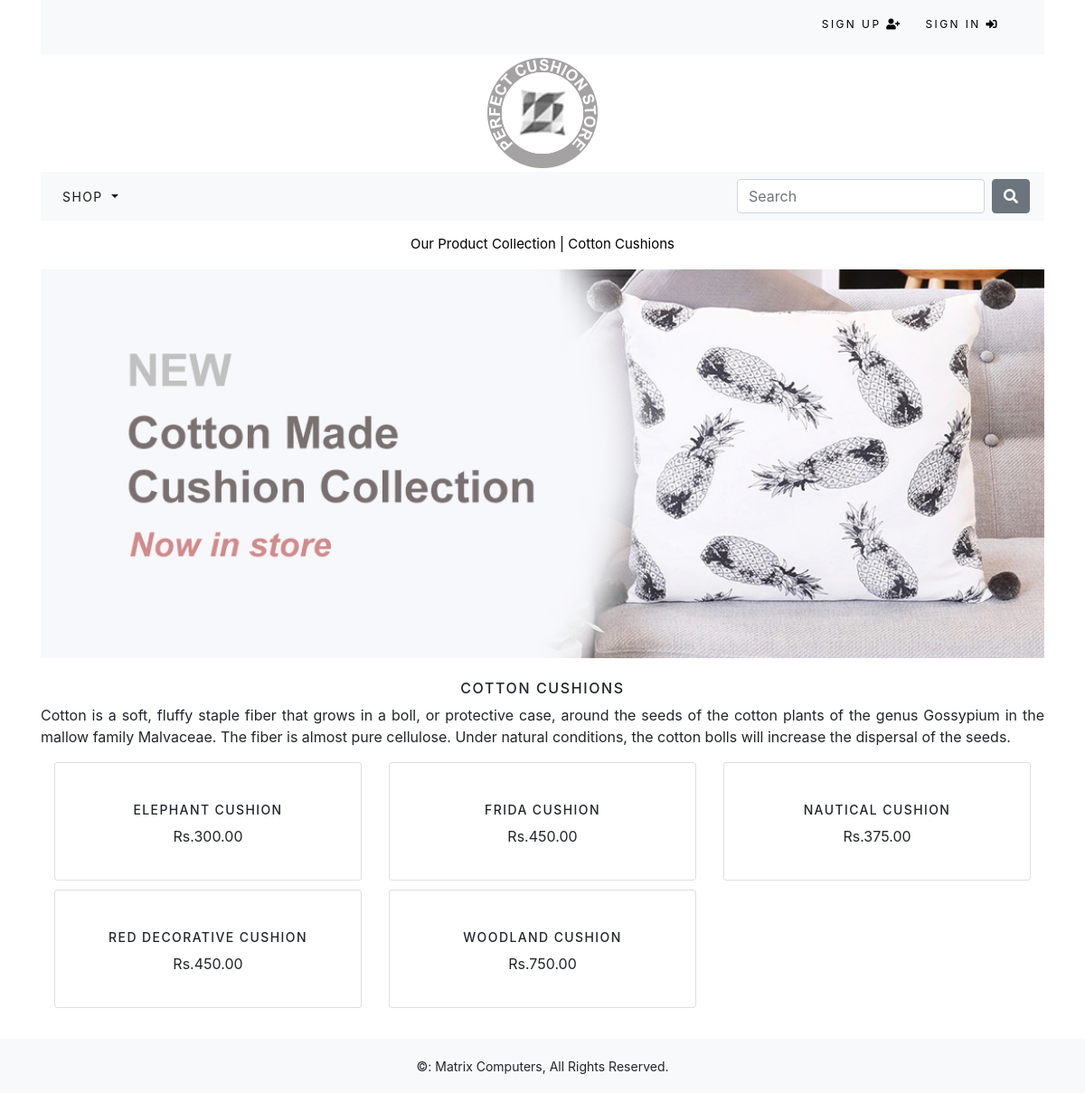
The app's page /shop/cotton-cushions/ with its own data.
### shop/models.py (models this page shows, shortened)
class Category(models.Model):
    name=models.CharField(max_length=250,unique=True)
    slug=models.SlugField(max_length=250,unique=True)
    description=models.TextField(blank=True)
    image=models.ImageField(upload_to='category',blank=True)
    class Meta:
        ordering=('name',)
        verbose_name='category'
        verbose_name_plural='categories'
    def get_url(self):
        return reverse('shop:products_by_category',args=[self.slug])

class Product(models.Model):
    name=models.CharField(max_length=250,unique=True)
    slug=models.SlugField(max_length=250,unique=True)
    description=models.TextField(blank=True)
    category=models.ForeignKey(Category,on_delete=models.CASCADE)
    price=models.DecimalField(max_digits=10,decimal_places=2)
    image=models.ImageField(upload_to='product',blank=True)
    stock=models.IntegerField()
    available=models.BooleanField(default=True)
    created=models.DateTimeField(auto_now_add=True)
    update=models.DateTimeField(auto_now=True)
    class Meta:
        ordering=('name',)
        verbose_name='product'
        verbose_name_plural='products'
    def get_url(self):
        return reverse('shop:ProdCatDetail',args=[self.category.slug,self.slug])

### shop/views.py (the view)
# urls.py: path('',views.allProdCat,name='allProdCat'),
def allProdCat(request,c_slug=None):
    c_page=None
    products_list=None
    if c_slug!=None:
        c_page=get_object_or_404(Category,slug=c_slug)
        products_list=Product.objects.filter(category=c_page,available=True)
    else:
        products_list=Product.objects.all()
    paginator=Paginator(products_list,6)
    try:
        page=int(request.GET.get('page','1'))
    except:
        page=1
    try:
        products=paginator.page(page)
    except (EmptyPage,InvalidPage):
        products=paginator.page(paginator.num_pages)
    return render(request,'shop/category.html',{'category':c_page,'products':products})

### cart/context_processors.py (called while the page is built)
def counter(request):
    item_count=0
    if 'admin' in request.path:
        return {}
    else:
        try:
            cart=Cart.objects.filter(cart_id=_cart_id(request))
            cart_items=CartItem.objects.all().filter(cart=cart[:1])
            for cart_item in cart_items:
                item_count+=cart_item.quantity
        except Cart.DoesNotExist:
            item_count=0
    return dict(item_count=item_count)

### cart/views.py (called while the page is built)
def _cart_id(request):
    cart=request.session.session_key
    if not cart:
        cart=request.session.create()
    return cart

### shop/context_processors.py (called while the page is built)
def menu_links(requets):
    links=Category.objects.all()
    return dict(links=links)

### templates/shop/category.html (shortened to what this page needs)
{% extends 'shop/base.html' %}
{% load static %}
{% block content %}
  {% if category %}
  <div class="row my_row_class">
    <div class="mx-auto">
      <p><a href="{% url 'shop:allProdCat' %}">Our Product Collection</a> | {{category.name}}</p>
    </div>
  </div>
  {% endif %}
  <div class="max-auto">
  {% if category %}
    <img class="my_image" src="{{category.image.url}}" alt="{{category.name}}">
  </div>
  <br>
    <div>
      <h1 class="text-center my_title">{{category.name}}</h1>
      <p class="text-justify">{{category.description}}</p>
    </div>
  {% endif %}
  <div class="conatiner">
    <div class="row mx-auto">
      {% for product in products.object_list %}
      <div class="my_bottom_margin col-9 col-sm-12 col-md-4 col-md-12 col-lg-4">
        <div class="card text-center" style="min-width: 18rem;">
          <a href="{{product.get_url}}"><img class="card-img-top my_image" src="{{product.image.url}}" alt=""></a>
          <div class="card-body">
            <h4>{{product.name}}</h4>
            <p>Rs.{{product.price}}</p>
          </div>
        </div>
      </div>
      {% endfor %}
    </div>
    <br>
  </div>
{% endblock %}

### static/css/custom.css (style rules this page uses)
body { font-family: 'Yeon Sung', cursive; }
.my_row_class { padding-top: 15px; }
.my_row_class .mx-auto p { color: #000000; font-size: 15px; }
.my_row_class .mx-auto p a { color: #000000; font-size: 15px; text-decoration: none; }
.my_image { width:100%; height: auto; }
.my_title { font-size: 16px; text-transform: uppercase; letter-spacing: .1em; }
.my_bottom_margin { margin-bottom: 10px; }
.card-body h4 { font-size: 14px; text-transform: uppercase; letter-spacing: .1em; }

### records on screen
Category: name "Cotton Cushions", image (picture), name "COTTON CUSHIONS", description "Cotton is a soft, fluffy staple fiber that grows in a boll, or protective case, around the seeds of the cotton plants of the genus Gossypium in the mallow family Malvaceae. The fiber is almost pure cellulose. Under natural conditions, the cotton bolls will increase the dispersal of the seeds."
Product: name "ELEPHANT CUSHION", price "300.00"
Product: name "FRIDA CUSHION", price "450.00"
Product: name "NAUTICAL CUSHION", price "375.00"
Product: name "RED DECORATIVE CUSHION", price "450.00"
Product: name "WOODLAND CUSHION", price "750.00"
